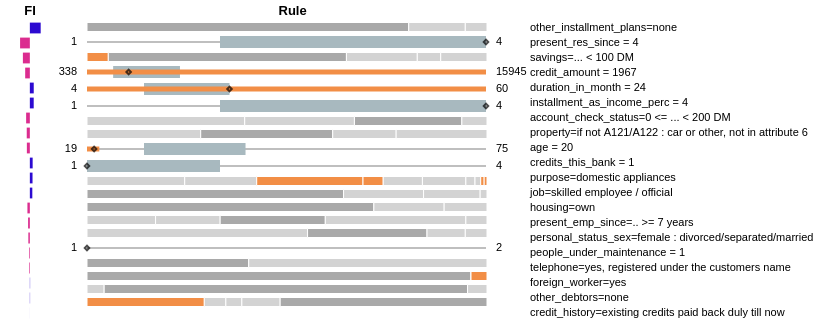

The cell this chart's notebook holds for it:
### Code cell
plot_rules(df_v, only_rules=False)
